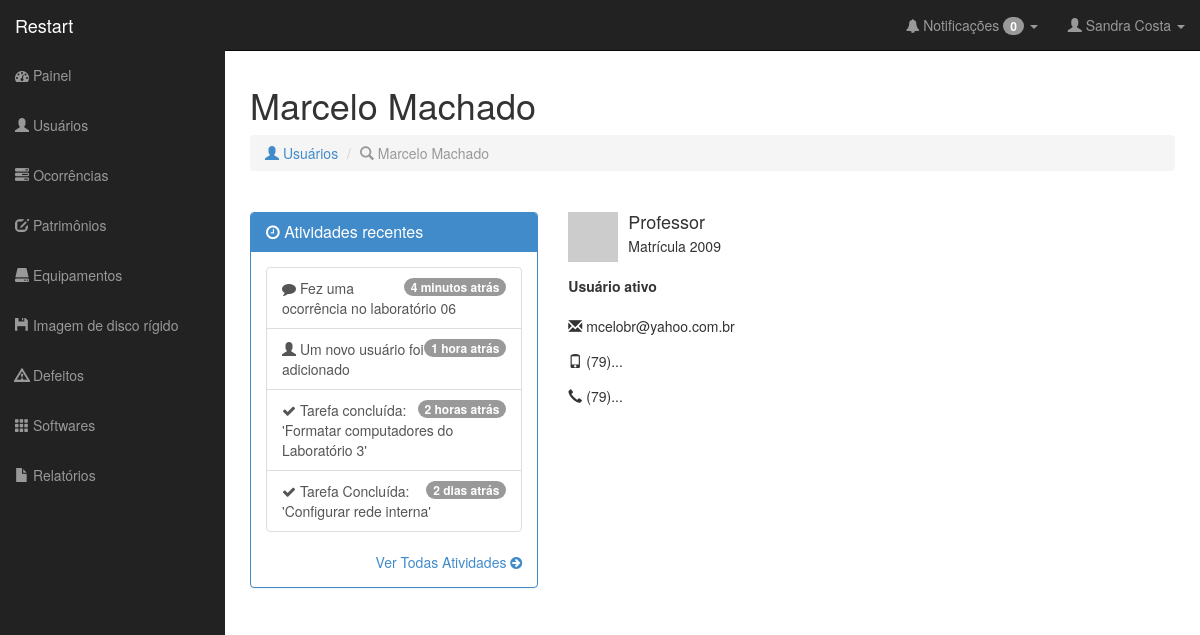
The app's page /verUsuario.php?m=2009 (signed in) with its own data.
### tables this page shows
CREATE TABLE IF NOT EXISTS `Usuario` (
  `matricula` VARCHAR(16) NOT NULL,
  `nome` VARCHAR(45) NOT NULL,
  `sobrenome` VARCHAR(45) NULL,
  `email` VARCHAR(45) NULL,
  `senha` VARCHAR(45) NOT NULL,
  `tipo_usuario` SMALLINT NOT NULL,
  `data_cadastro` TIMESTAMP NOT NULL,
  `data_atualizacao` TIMESTAMP NULL,
  `telefone_residencial` VARCHAR(15) NULL,
  `telefone_celular` VARCHAR(15) NULL,
  `situacao` SMALLINT NULL,
  PRIMARY KEY (`matricula`));

### classes/db.class.php (called while the page is built)
<?php
	class DB{
		var $serverDB	= 'localhost';
		var $tabelaDB	= 'restart';
		var $userDB		= 'root';
		var $senhaDB	= '';
		function conectaDB(){
			$db = new mysqli($this->serverDB, $this->userDB, $this->senhaDB, $this->tabelaDB);
			if ($db->connect_errno) {
				return false;
				die($db->connect_error);
			}
			else {
				$db->set_charset("utf8");
				return $db;
			}
		}
	}
?>

### classes/usuario.class.php (called while the page is built, shortened)
<?php
require_once 'db.class.php';
class Usuario extends DB {
	private $db;
	public function __construct(){
		$this->db = parent::conectaDB();
	}
	public function obterDados($campo, $matricula) {
		if ($result = $this->db->query("SELECT `$campo` FROM usuario WHERE matricula = '$matricula'")) {
			if ($result->num_rows) {
				while ($string = $result->fetch_array()){
					$valor = $string[$campo];
				}
				return $valor;
			}$result->free();
		}else return ($this->db->error);
	}
}

### nucleo/funcoes.php (called while the page is built, shortened)
<?php
	 function truncate($input, $maxWords, $maxChars){
            $words = preg_split('/\s+/', $input);
            $words = array_slice($words, 0, $maxWords);
            $words = array_reverse($words);
            $chars = 0;
            $truncated = array();
            while(count($words) > 0)
            {
                $fragment = trim(array_pop($words));
                $chars += strlen($fragment);
                if($chars > $maxChars) break;
                $truncated[] = $fragment;
            }
            $result = implode($truncated, ' ');
            return $result . ($input == $result ? '' : '...');
        }
?>

### verUsuario.php (the view, shortened to what this page needs)
<?php
  include 'todasClasses.php';
  if (isset($_GET['m'])){$matricula = $_GET['m'];}
  $usuario = new Usuario;
  $nome  = $usuario->obterDados('nome', $matricula);
  $sobrenome  = $usuario->obterDados('sobrenome', $matricula);
  include 'nucleo/cabecario.php';
  include 'nucleo/barraLateral.php';
  if ($usuario->obterDados('tipo_usuario', $matricula) == 1){
    $tipo = "Coordenador";
  } else if ($usuario->obterDados('tipo_usuario', $matricula) == 2){
    $tipo = "Bolsista";
  } else if ($usuario->obterDados('tipo_usuario', $matricula) == 3){
    $tipo = "Professor";
  }
      echo "
      <div id='page-wrapper'>
      <div class='row'>
        <div class='col-lg-12'>
          <h1> ".$nome." ".$sobrenome."</h1>
          <ol class='breadcrumb'>
            <li><a href='usuarios.php'><i class='glyphicon glyphicon-user'></i> Usuários</a></li>
            <li class='active'><i class='glyphicon glyphicon-search'></i> ".$nome." ".$sobrenome."</li>
          </ol>
        </div>
      </div>
      <div class='row'>
        <div class='col-lg-12'>
        </div>
      </div>
      <br>
      <div class='row'>
          <div class='col-lg-4'>
            <div class='panel panel-primary'>
              <div class='panel-heading'>
                <h3 class='panel-title'><i class='fa fa-clock-o'></i> Atividades recentes</h3>
              </div>
              <div class='panel-body'>
                <div class='list-group'>
                  <a href='#' class='list-group-item'>
                    <span class='badge'>4 minutos atrás</span>
                    <i class='fa fa-comment'></i> Fez uma ocorrência no laboratório 06
                  </a>
                  <a href='#' class='list-group-item'>
                    <span class='badge'>1 hora atrás</span>
                    <i class='glyphicon glyphicon-user'></i> Um novo usuário foi adicionado
                  </a>
                  <a href='#' class='list-group-item'>
                    <span class='badge'>2 horas atrás</span>
                    <i class='fa fa-check'></i> Tarefa concluída: 'Formatar computadores do Laboratório 3'
                  </a>
                  <a href='#' class='list-group-item'>
                    <span class='badge'>2 dias atrás</span>
                    <i class='fa fa-check'></i> Tarefa Concluída: 'Configurar rede interna'
                  </a>
                </div>
                <div class='text-right'>
                  <a href='#'>Ver Todas Atividades <i class='fa fa-arrow-circle-right'></i></a>
                </div>
              </div>
            </div>
          </div>
          <div class='col-lg-4'>
            <div class='media'>
            <a class='pull-left'>
              <img class='media-object' src='http://placehold.it/50x50' alt='...'>
            </a>
            <div class='media-body'>
              <h4 class='media-heading'>".$tipo."</h4>
              Matrícula ".$matricula."
            </div>
            <br>
            <div class='form-group'>
              <label>Usuário ativo</label>
            </div>
            <div class='form-group'>
              <i class='glyphicon glyphicon-envelope'></i> ".$usuario->obterDados('email', $matricula)."
            </div>
             <div class='form-group'>
              <i class='glyphicon glyphicon-phone'></i> ".truncate($usuario->obterDados('telefone_celular', $matricula), 2, 12)."
            </div>
            <div class='form-group'>
              <i class='glyphicon glyphicon-earphone'></i> ".truncate($usuario->obterDados('telefone_residencial', $matricula), 2, 12)."
            </div>
          </div>
          </div>
          <div class='col-lg-4'>
          </div>
       </div>
    </div>";
?>
  </div>
</body>
</html>

### css/sb-admin.css (style rules this page uses)
body { margin-top: 50px; }
#page-wrapper { width: 100%; padding: 5px 15px; }
@media (min-width:768px) { #page-wrapper { padding: 15px 25px; } }

### nucleo/cabecario.php (style rules this page uses)
a:link { text-decoration: none; }

### records on screen
usuario: nome "Marcelo", sobrenome "Machado", tipo_usuario "Professor", email "mcelobr@yahoo.com.br", telefone_celular "(79)...", telefone_residencial "(79)..."

### other values on screen
$row['count'] "0"
$_SESSION['nome'] "Sandra"
$_SESSION['sobrenome'] "Costa"
$matricula "2009"
